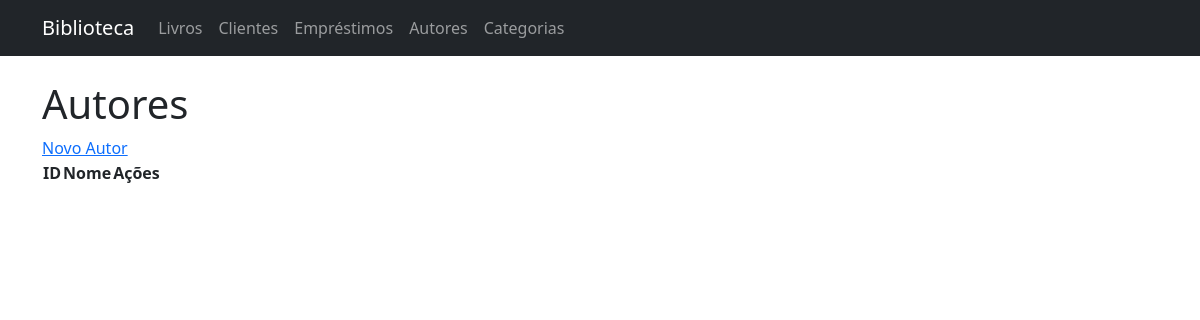
Before: /authors/ with the older database file.
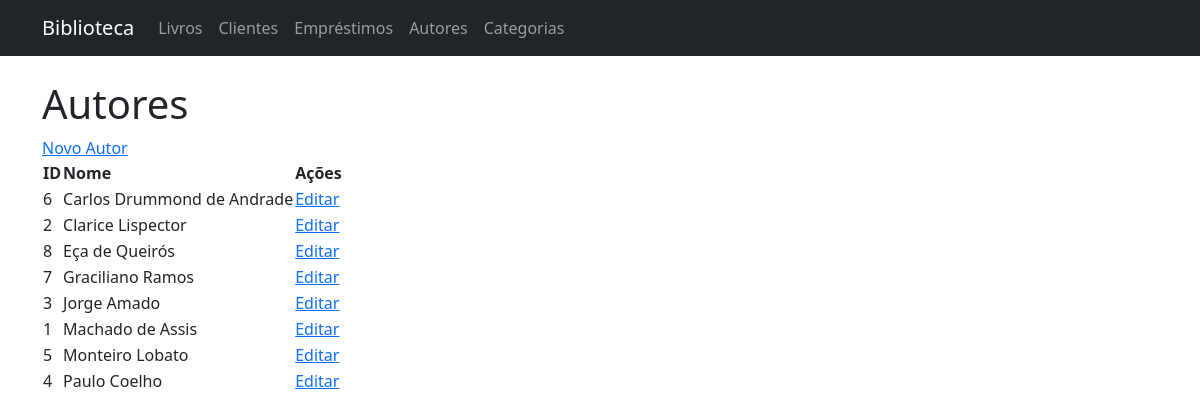
After: the same page with the newer database file.
### app/models/entities/author.py (models this page shows, shortened)
class Author(db.Model):
    __tablename__ = 'authors'
    id = db.Column(db.Integer, primary_key=True)
    name = db.Column(db.String(100), nullable=False)
    biography = db.Column(db.Text)
    books = db.relationship('Book', backref='author', lazy=True)

### app/controllers/author_controller.py (the view)
@author_bp.route('/')
def index():
    authors = AuthorService.get_all_authors()
    return render_template('authors/index.html', authors=authors)

### app/repositories/author_repository.py (called while the page is built)
    @staticmethod
    def get_all():
        return Author.query.order_by(Author.name).all()

### app/services/author_service.py (called while the page is built)
    @staticmethod
    def get_all_authors():
        return AuthorRepository.get_all()

### app/templates/authors/index.html
{% extends "base.html" %}
{% block content %}
    <h1>Autores</h1>
    <a href="{{ url_for('author_controller.create') }}">Novo Autor</a>
    <table>
        <thead>
            <tr>
                <th>ID</th>
                <th>Nome</th>
                <th>Ações</th>
            </tr>
        </thead>
        <tbody>
            {% for author in authors %}
            <tr>
                <td>{{ author.id }}</td>
                <td>{{ author.name }}</td>
                <td>
                    <a href="{{ url_for('author_controller.edit', id=author.id) }}">Editar</a>
                </td>
            </tr>
            {% endfor %}
        </tbody>
    </table>
{% endblock %}

### app/templates/base.html (shortened to what this page needs)
<!DOCTYPE html>
<html lang="pt-BR">
<head>
    <link href="https://cdn.jsdelivr.net/npm/bootstrap@5.3.0/dist/css/bootstrap.min.css" rel="stylesheet">
</head>
<body>
    <nav class="navbar navbar-expand-lg navbar-dark bg-dark mb-4">
        <div class="container">
            <a class="navbar-brand" href="{{ url_for('index_controller.index') }}">Biblioteca</a>
            <div class="collapse navbar-collapse" id="navbarNav">
                <ul class="navbar-nav">
                    <li class="nav-item">
                        <a class="nav-link" href="{{ url_for('book_controller.index') }}">Livros</a>
                    </li>
                    <li class="nav-item">
                        <a class="nav-link" href="{{ url_for('client_controller.index') }}">Clientes</a>
                    </li>
                    <li class="nav-item">
                        <a class="nav-link" href="{{ url_for('loan_controller.index') }}">Empréstimos</a>
                    </li>
                    <li class="nav-item">
                        <a class="nav-link" href="{{ url_for('author_controller.index') }}">Autores</a>
                    </li>
                    <li class="nav-item">
                        <a class="nav-link" href="{{ url_for('category_controller.index') }}">Categorias</a>
                    </li>
                </ul>
            </div>
        </div>
    </nav>
    <div class="container">
        {% block content %}{% endblock %}
    </div>
</body>
</html>

Changed rows visible on the page:
added Author: id "6", name "Carlos Drummond de Andrade"
added Author: id "2", name "Clarice Lispector"
added Author: id "8", name "Eça de Queirós"
added Author: id "7", name "Graciliano Ramos"
added Author: id "3", name "Jorge Amado"
added Author: id "1", name "Machado de Assis"
added Author: id "5", name "Monteiro Lobato"
added Author: id "4", name "Paulo Coelho"
